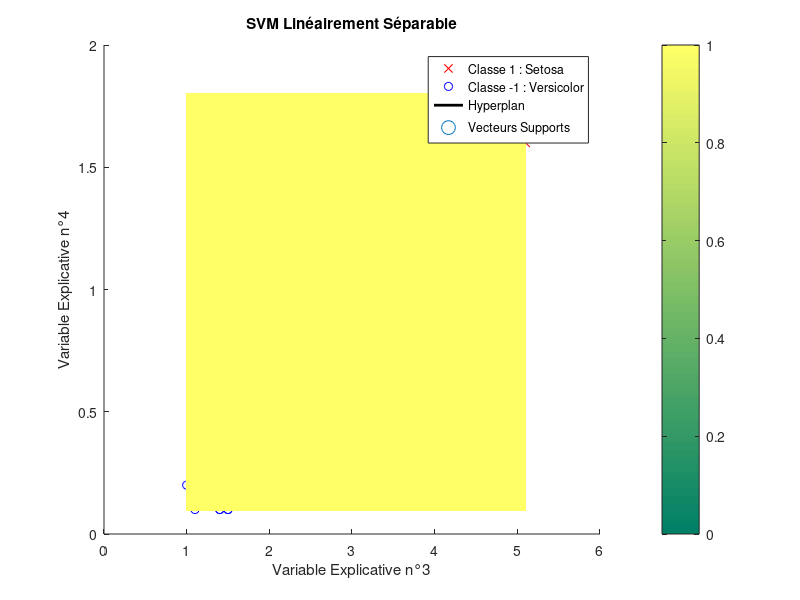

The MATLAB source for this figure:
%-------------------------------------------------------------------------%
% ----------------- TP3 : SVM Linéaires et non linéaires -----------------%
%-------------------------------------------------------------------------%

% 1. Cas Linéairement séparable, résolution du problème primal. 

%-------------------------------------------------------------------------%
% Question 1 

fichieriris = load('fisheriris.mat');
data = fichieriris.meas(:, 3:4);
species = fichieriris.species; 

% Suppression des individus de la classe 'virginica'  
virginica_indices = strcmp(species, 'virginica');
data(virginica_indices, :) = [];
species(virginica_indices) = [];

% Classe 1 pour les 50 premiers, Classe -1 pour les suivants
class_labels = ones(100, 1); % setosa 
class_labels(51:end) = -1; % versicolor

% Dimensions 
[N, d] = size(data); % N : Nombre d'échantillons, d : Nombre de dimensions des données

%-------------------------------------------------------------------------%
% Question 2 

% Matrice H 
H = zeros(d + 1); % Taille (d+1) x (d+1)
H(2:end, 2:end) = eye(d); 

% Vecteur f 
f = zeros(d + 1, 1);

% Contraintes A et b
A = zeros(N, d + 1); 
for i = 1:N
    A(i, 1) = -class_labels(i);       
    A(i, 2:end) = -class_labels(i) * data(i, :); 
end
b = -ones(N, 1); 

%-------------------------------------------------------------------------%
% Question 3
x = quadprog(H, f, A, b, [], [], [], [], []);

%-------------------------------------------------------------------------%
% Question 4 

% Extraction des résultats
w0 = x(1);      % Biais w0
w = x(2:end);   % Poids w

% Affichage 
disp('Résultats de l''optimisation :');
disp(['w0 (biais) : ', num2str(w0)]);
disp(['w (poids) : ', num2str(w')]);

% Tracer la frontière de décision
figure;
gscatter(data(:, 1), data(:, 2), class_labels, 'rb', 'xo');
hold on;

% Calcul et affichage de la frontière
x_vals = linspace(min(data(:, 1)), max(data(:, 1)), 100);
y_vals = -(w0 + w(1) * x_vals) / w(2);
plot(x_vals, y_vals, 'k-', 'LineWidth', 2);

title('SVM Linéairement Séparable');
xlabel('Variable Explicative n°3');
ylabel('Variable Explicative n°4');
%-------------------------------------------------------------------------%
% Question 5 

% Calcul de la fonction de décision pour chaque individu
decision_values = w0 + data * w; % f(x) = w0 + wT * x

% Calcul des marges
margins = abs(decision_values ./ sqrt(sum(w.^2))); % distance à la frontière

% Identifier les vecteurs supports à epsilon près. 
support_vectors_indices = find(abs(class_labels .* decision_values - 1) < 1e-4);

% Mettre en évidence les vecteurs supports
scatter(data(support_vectors_indices, 1), data(support_vectors_indices, 2), 100, 'ks', 'LineWidth', 2);

legend({'Classe 1 : Setosa', 'Classe -1 : Versicolor', 'Hyperplan','Vecteurs Supports'});

%-------------------------------------------------------------------------%
% Question 6 

% Script imagefbinaire
x1min = min(data(:, 1));
x1max = max(data(:, 1));
x2min = min(data(:, 2));
x2max = max(data(:, 2));
x1 = x1min:0.01:x1max;
x2 = x2min:0.01:x2max;
[Xg, Yg] = meshgrid(x1, x2);
f = w(1) * Xg + w(2) * Yg + w0; % fonction de décision
fp = -ones(size(Xg));
fp(f >= 0) = 1;

% Superposition de l'image binaire
imagesc(x1, x2, fp);
axis xy;
colormap('summer');
colorbar;

hold off;
